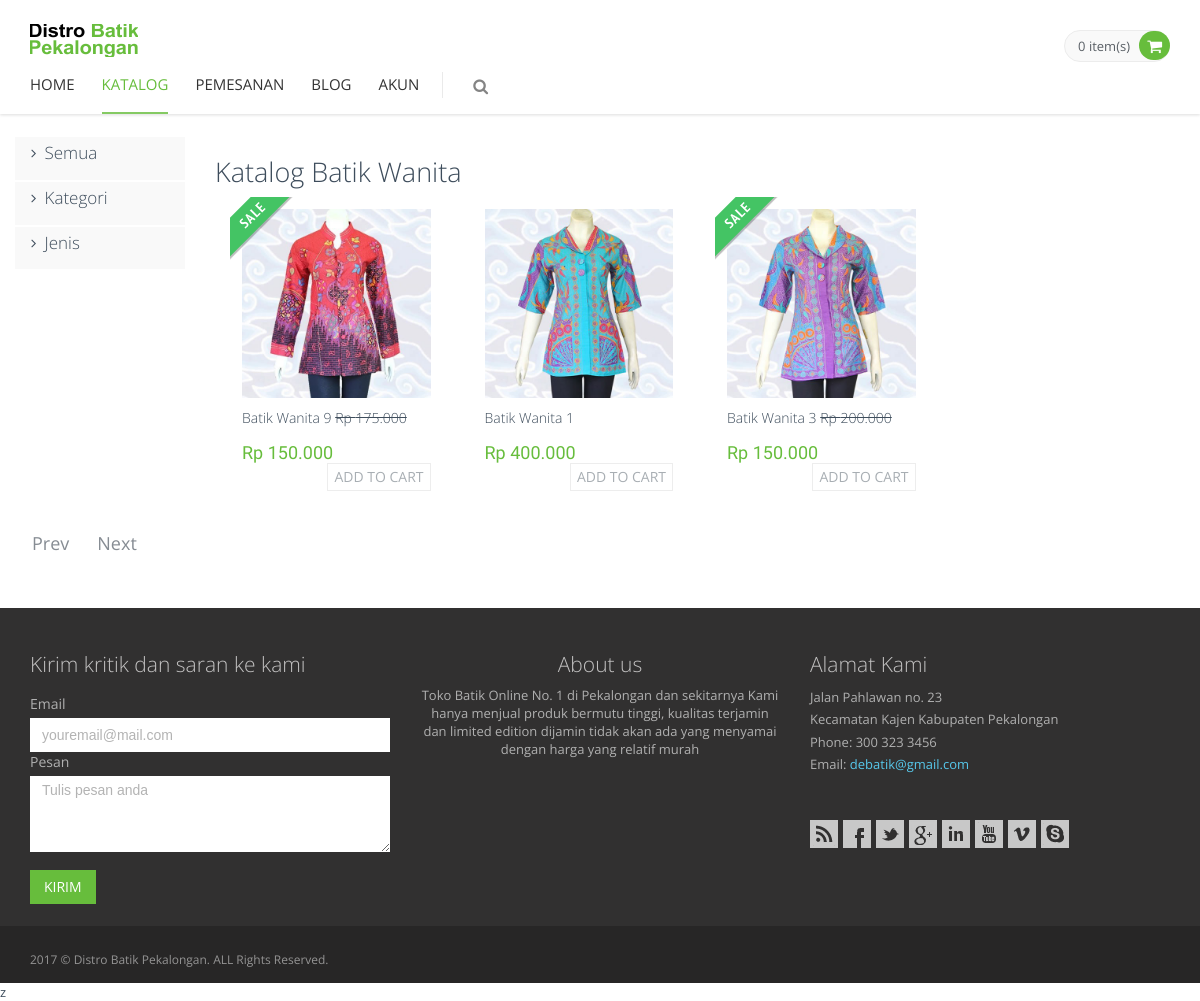
/index.php?page=wanita, run on the app's committed database.
### tables this page shows
CREATE TABLE `barang` (
  `id_barang` int(11) NOT NULL,
  `id_kategori` int(11) NOT NULL,
  `id_jenis` int(11) NOT NULL,
  `nama_barang` varchar(50) NOT NULL,
  `ukuran` varchar(3) NOT NULL,
  `foto_barang` varchar(50) NOT NULL,
  `diskon` tinyint(4) NOT NULL,
  `harga` int(11) NOT NULL,
  `harga_diskon` int(11) NOT NULL,
  `deskripsi` text NOT NULL,
  `tanggal` date NOT NULL
);

### index.php (called while the page is built, shortened)
<?php require 'layout/head.php'; ?>
<?php include 'content.php'; ?>
<?php include 'layout/prefooter.php'; ?>
<?php require 'layout/footer.php'; ?>

### layout/kategori/wanita.php (the view, shortened to what this page needs)
<div class="main">
  <div class="container" style="width: 100%;">
    <div class="row margin-bottom-40 ">
      <?php require 'layout/sidebar.php'; ?>
      <div class="col-md-10 col-sm-8">
        <h2>Katalog Batik Wanita</h2>
        <?php
          $perpage = 8;
            if (isset($_GET['hal'])) {
              $page = $_GET['hal'];
            }else {
              $page = 1;
            }
            if ($page > 1) {
              $start = ($page * $perpage) - $perpage;
            }else {
              $start = 0;
            }
          $querypro = mysqli_query($connect, "SELECT * FROM barang a, jenis b, kategori c where a.id_kategori = c.id_kategori and a.id_jenis = b.id_jenis and a.id_kategori = 2  ORDER BY id_barang DESC LIMIT $start, $perpage");
          while ($datapro = mysqli_fetch_array($querypro)) {
            if ($datapro['diskon'] == 1) { ?>
              <form method="post" action="index.php?page=katalog&amp;id=<?php echo $datapro['id_barang']; ?>">
              <div class="col-md-3 margin-bottom-20">
              <div class="product-item">
                <div class="pi-img-wrapper">
                  <img src="img/produk/<?php echo $datapro['foto_barang']; ?>" class="img-responsive" alt="<?php echo $datapro['nama_barang']; ?>">
                </div>
                <div class="sticker sticker-sale"></div>
                <h3><a href="index.php?page=detail-diskon&id=<?php echo $datapro['id_barang']; ?>"><?php echo $datapro['nama_barang']; ?></a>&nbsp;<strike><?php echo "Rp ".number_format($datapro['harga'],0,".","."); ?></strike></h3>
                <div class="pi-price"><?php
                  if ($datapro['diskon'] == 0) {
                    echo "Rp ".number_format($datapro['harga'],0,".",".");
                  }else {
                    echo "Rp ".number_format($datapro['harga_diskon'],0,".",".");
                  }
                  ?>
                  </div>
                <input type="submit" name="addtocart" class="btn btn-default add2cart" value="Add to cart">
              </div>
            </div>
            </form>
           <?php }else { ?>
            <form method="post" action="index.php?page=katalog&amp;id=<?php echo $datapro['id_barang']; ?>">
            <div class="col-md-3 margin-bottom-20">
            <div class="product-item">
              <div class="pi-img-wrapper">
                <img src="img/produk/<?php echo $datapro['foto_barang']; ?>" class="img-responsive" alt="<?php echo $datapro['nama_barang']; ?>">
              </div>
              <h3><a href="index.php?page=detail&id=<?php echo $datapro['id_barang']; ?>"><?php echo $datapro['nama_barang']; ?></a></h3>
              <div class="pi-price"><?php
                if ($datapro['diskon'] == 0) {
                  echo "Rp ".number_format($datapro['harga'],0,".",".");
                }else {
                  echo "Rp ".number_format($datapro['harga_diskon'],0,".",".");
                }
                ?>
                </div>
              <input type="submit" name="addtocart" class="btn btn-default add2cart" value="Add to cart">
            </div>
          </div>
          </form>
          <?php }
        }
        ?>
      </div>
      <div class="container-fluid">
           <div class="row">
              <div class="col-xs-12">
                <nav>
                <ul class="pagination pagination-lg">
                  <?php
                      $query = mysqli_query($connect, "SELECT * FROM barang");
                      $jmlbaris = mysqli_num_rows($query);
                      $halaman = ceil($jmlbaris/$perpage);
                      for($i = 1; $i <=$halaman; $i++){
                        if ($i > 1) {
                          echo "<li><a href='index.php?page=katalog&hal=$prev'> Prev </a></li>";
                          echo "<li class='pull-right'><a href='index.php?page=katalog&hal=$next'> Next </a></li>";
                        }
                      }
                   ?>
                </ul>
              </nav>
            </div>
         </div>
      </div>
    </div>
  </div>
</div>

### assets/frontend/layout/css/style.css (style rules this page uses)
h1, h2, h3, h4, h5, h6 { font: 300 'Open Sans', sans-serif; margin: 0 0 10px; }
a { color: #E02222; }
a, a:focus, a:hover, a:active { outline: 0; text-decoration: none; }
.margin-bottom-20 { margin-bottom: 20px !important; }
.margin-bottom-40 { margin-bottom: 40px !important; }
.pagination { border-radius: 0; margin: 0; }
.pagination > li { display: inline-block; margin-left: 5px; }
.pagination > li > a, .pagination > li > span, .pagination > li:first-child > a, .pagination > li:first-child > span, .pagination > li:last-child > a, .pagination > li:last-child > span { border-radius: 25px !important; border: none; color: #868c93; }
.pagination > li:first-child > a, .pagination > li:last-child > a { padding: 4px 12px 8px; }

### assets/frontend/pages/css/style-shop.css (style rules this page uses)
.product-item { padding: 12px 12px 16px; background: #fff; position: relative; }
.product-item:after { content: "."; display: block; height: 0; clear: both; visibility: hidden; font-size: 0; line-height:0; }
.sticker { position: absolute; top: 0; left: 0; width: 63px; height: 63px; }
.sticker-sale { background: url(../../layout/img/sale.png) no-repeat; }
.pi-img-wrapper { position: relative; }
.product-item h3 { font: 300 14px 'Open Sans', sans-serif; padding-top: 10px; padding-bottom: 4px; }
.product-item h3 a { color: #3e4d5c; }
.pi-price { color: #e84d1c; font: 18px 'PT Sans Narrow', sans-serif; float: left; padding-top: 1px; }
.product-item .add2cart { float: right; color: #a8aeb3; border: 1px #ededed solid; padding: 3px 6px; }
.btn { text-transform: uppercase; }

### assets/frontend/layout/css/themes/green.css (style rules this page uses)
a { color: #67bd3c; }
.pi-price { color: #67bd3c; }

### data on the page
barang: foto_barang (picture), diskon 1 (drawn), nama_barang "Batik Wanita 9", harga "175.000", harga_diskon "150.000"
barang: foto_barang (picture), nama_barang "Batik Wanita 1", harga "400.000"
barang: foto_barang (picture), diskon 1 (drawn), nama_barang "Batik Wanita 3", harga "200.000", harga_diskon "150.000"

### other printed values
count($_SESSION['shopping_cart']) "0"
$akun "AKUN"
